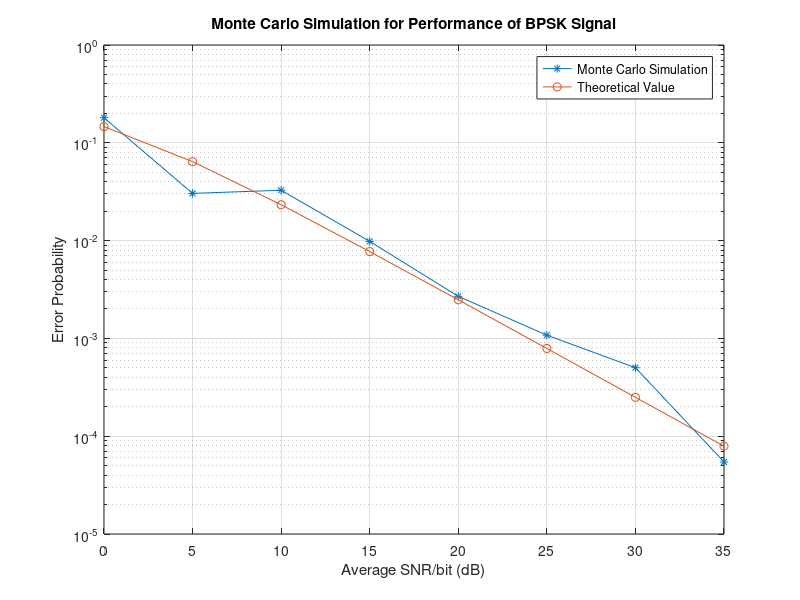

Write MATLAB code to recreate this figure.
%% EXPERIMENT 9 - PERFORMANCE ANALYSIS OF RAYLEIGH FADING CHANNEL MODEL
%% PART 3 : 
% perform a Monte Carlo simulation to estimate and plot the error probability of a 
% binary orthogonal signaling (BFSK) communication system in Rayleigh fading.

%%Performance of Binary Modulation in Rayleigh Fading Channel
%%transmission through a frequency nonselective channel

clc;
clear;

Eb = 1; % Energy per bit
EbNo_dB = 0:5:35; % Vary the average SNR
No_over_2 = Eb * 10.^(-EbNo_dB / 10); % Noise power
sigma = 1; % Rayleigh parameter
var = sigma^2;
BER = zeros(1, length(EbNo_dB));

% Calculation of error probability using Monte Carlo simulation:
for i = 1:length(EbNo_dB)
    no_errors = 0;
    no_bits = 0;
    
    % Assumption: m = 0 (All zero codeword is transmitted)
    while no_errors <= 10
        u = rand;
        % rand returns a single uniformly distributed random number in (0,1)
        alpha = sigma * sqrt(-2 * log(u)); % Rayleigh distributed with variance set to unity
        noise = sqrt(No_over_2(i)) * randn; % Gaussian noise with zero mean and unit variance
        y = alpha * sqrt(Eb) + noise; % Simulate the input to the detector
        
        if y <= 0
            y_d = 1;
        else
            y_d = 0;
        end
        
        no_bits = no_bits + 1;
        no_errors = no_errors + y_d;
    end
    
    BER(i) = no_errors / no_bits; % Estimated error probability
end

% Calculation of error probability using the theoretical formula:
rho_b = Eb ./ No_over_2 * var;
P2 = 1/2 * (1 - sqrt(rho_b ./ (1 + rho_b))); % Theoretical value

% Plot the results:
semilogy(EbNo_dB, BER, "-*", EbNo_dB, P2, "-o");
title("Monte Carlo Simulation for Performance of BPSK Signal");
xlabel("Average SNR/bit (dB)");
ylabel("Error Probability");
legend("Monte Carlo Simulation", "Theoretical Value");
grid on;
